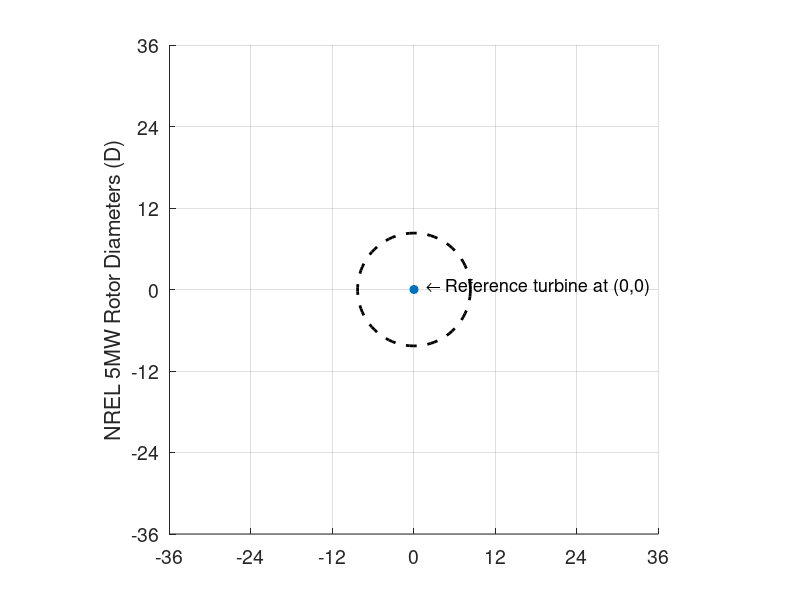

This chart was generated by the following MATLAB code: (Note: this script raises an error after producing the figure.)
% Nicholas F. Baker
% IEA Task
% Optimization Only Case Study
% Wind Farm Depiction (plot)
% 31 May 2018
clear, close all;

PlotColor = [0,0.4470,0.7410]; % Blue
%PlotColor = [0.6350, 0.0780, 0.1840]; % Red
%PlotColor = [0,0.4470,0.7410]; % Yellow

%{
% Turbine Data for NREL 5MW
TurbDiam = 126.4;           % Rotor Diameter, needed for constraints
TurbRad = TurbDiam/2;
%}
% Turbine Data for NREL 3.35MW
TurbDiam = 130.0;           % Rotor Diameter, needed for constraints
TurbRad = TurbDiam/2;
nMinSpaceDiam = 5;          % Minimum number of diameters in between turbines
fMinSpaceDist = (nMinSpaceDiam * TurbDiam);% + (2*TurbRad); % Minimum distance between rotors - the number of turbine diameters, + the radius of each turbine.
FarmSize = 0; % 1 = 16 turbines, 2 = 36 turbines, 3 = 64 turbines.
PlotDimen = 3900;

switch(FarmSize)
    case 0
        nNumTurbField = 9;
        fFieldRad = 900;
    case 1
        nNumTurbField = 16;                 % Overall number of turbines in the field.
        fFieldRad = 1300;
    case 2
        nNumTurbField = 36;                 % Overall number of turbines in the field.
        fFieldRad = 2000;
    case 3
        nNumTurbField = 64;                 % Overall number of turbines in the field.
        fFieldRad = 3000;
    otherwise
        error('Variable "FarmSize" not initilized properly');
end

%----- Plot the farm -----%
figure('DefaultAxesFontSize',14);

hold on
rectangle('Position',[-TurbRad, -TurbRad, TurbDiam, TurbDiam], 'FaceColor', PlotColor, 'EdgeColor', [0,0.4470,0.7410], 'Curvature', [1 1])
p1 = scatter(0,0, 1, PlotColor, 'filled'); % A dumy thing for our legend
p2 = viscircles([0,0], fFieldRad,'LineStyle','--', 'Color', 'k');   % Plot the field boundary

txtOrigin = '\leftarrow Reference turbine at (0,0)';
text(3*TurbRad,50,txtOrigin, 'FontSize',13)
hold off

axis([-PlotDimen PlotDimen -PlotDimen PlotDimen]);                 % Make all plots the same size
nNumTicks = fix((2*PlotDimen)/ (nMinSpaceDiam*TurbDiam))/2;
xticks(linspace(-PlotDimen,PlotDimen, nNumTicks+1));
xticklabels({'-36','-24','-12','0','12','24','36'});
yticks(linspace(-PlotDimen,PlotDimen, nNumTicks+1));
yticklabels({'-36','-24','-12','0','12','24','36'});
ylabel('NREL 5MW Rotor Diameters (D)');
grid on
pbaspect([1 1 1])                                                  % Make the plots actually square
legend([p1, p2],'NREL 5MW', 'Field boundary', 'Location', 'SE')
legend boxoff
%{
%  Plots for Jared with no grid, axis, numbers, or titles
figure(2)
hold on
rectangle('Position',[-TurbRad, -TurbRad, TurbDiam, TurbDiam], 'FaceColor', [0,0.4470,0.7410], 'EdgeColor', [0,0.4470,0.7410], 'Curvature', [1 1])
p1 = scatter(0,0, 1, [0,0.4470,0.7410], 'filled'); % A dumy thing for our legend
p2 = viscircles([0,0], fFieldRad,'LineStyle','--', 'Color', 'k');   % Plot the field boundary
hold off

axis([-PlotDimen PlotDimen -PlotDimen PlotDimen]);                 % Make all plots the same size
grid off
ax = gca;
ax.Visible = 'off';
pbaspect([1 1 1])                                                  % Make the plots actually square
%}